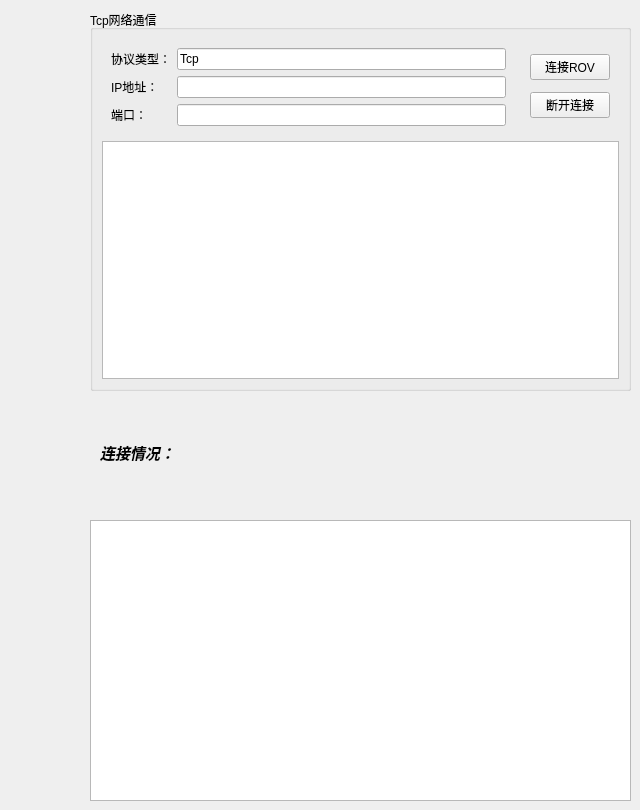
   <widget class="QWidget" name="tab">
    <attribute name="title">
     <string>网络连接</string>
    </attribute>
    <widget class="QGroupBox" name="groupBox_4">
     <property name="geometry">
      <rect>
       <x>90</x>
       <y>10</y>
       <width>541</width>
       <height>381</height>
      </rect>
     </property>
     <property name="title">
      <string>Tcp网络通信</string>
     </property>
     <layout class="QGridLayout" name="gridLayout_10">
      <item row="0" column="0">
       <widget class="QWidget" name="widget_2" native="true">
        <layout class="QGridLayout" name="gridLayout_9">
         <item row="0" column="0">
          <widget class="QLabel" name="label_24">
           <property name="text">
            <string>协议类型：</string>
           </property>
          </widget>
         </item>
         <item row="0" column="1">
          <widget class="QLineEdit" name="type">
           <property name="text">
            <string>Tcp</string>
           </property>
          </widget>
         </item>
         <item row="1" column="0">
          <widget class="QLabel" name="label_25">
           <property name="text">
            <string>IP地址：</string>
           </property>
          </widget>
         </item>
         <item row="1" column="1">
          <widget class="QLineEdit" name="ip">
           <property name="text">
            <string/>
           </property>
          </widget>
         </item>
         <item row="2" column="0">
          <widget class="QLabel" name="label_26">
           <property name="text">
            <string>端口：</string>
           </property>
          </widget>
         </item>
         <item row="2" column="1">
          <widget class="QLineEdit" name="port"/>
         </item>
        </layout>
       </widget>
      </item>
      <item row="0" column="1">
       <widget class="QWidget" name="widget_3" native="true">
        <layout class="QGridLayout" name="gridLayout_8">
         <item row="0" column="0">
          <widget class="QPushButton" name="pushButton">
           <property name="text">
            <string>连接ROV</string>
           </property>
          </widget>
         </item>
         <item row="1" column="0">
          <widget class="QPushButton" name="pushButton_2">
           <property name="text">
            <string>断开连接</string>
           </property>
          </widget>
         </item>
        </layout>
       </widget>
      </item>
      <item row="1" column="0" colspan="2">
       <widget class="QTextEdit" name="textEdit"/>
      </item>
     </layout>
    </widget>
    <widget class="QWidget" name="widget_6" native="true">
     <property name="geometry">
      <rect>
       <x>90</x>
       <y>420</y>
       <width>151</width>
       <height>71</height>
      </rect>
     </property>
     <widget class="QLabel" name="label_connect_status">
      <property name="geometry">
       <rect>
        <x>90</x>
        <y>9</y>
        <width>51</width>
        <height>51</height>
       </rect>
      </property>
      <property name="text">
       <string/>
      </property>
     </widget>
     <widget class="QLabel" name="label_35">
      <property name="geometry">
       <rect>
        <x>10</x>
        <y>20</y>
        <width>85</width>
        <height>25</height>
       </rect>
      </property>
      <property name="font">
       <font>
        <family>Ubuntu</family>
        <pointsize>11</pointsize>
        <italic>true</italic>
        <bold>true</bold>
       </font>
      </property>
      <property name="text">
       <string>连接情况：</string>
      </property>
     </widget>
    </widget>
    <widget class="QTextEdit" name="textEdit_2">
     <property name="geometry">
      <rect>
       <x>90</x>
       <y>520</y>
       <width>541</width>
       <height>281</height>
      </rect>
     </property>
    </widget>
   </widget>
